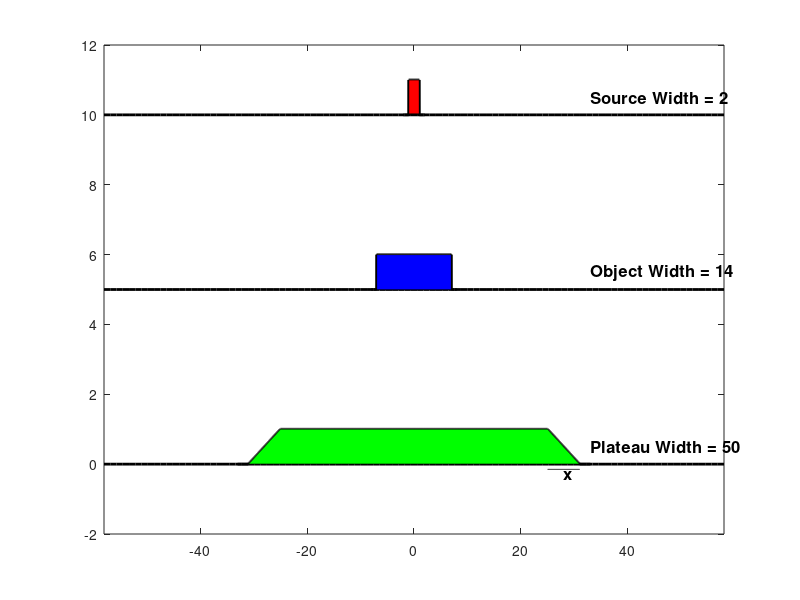

MATLAB code for this plot:
%Escape Room problem Xray
clear; clc; close all;

    WidthS1=floor(rand(1)*3)+1;
    WidthO1=floor(rand(1)*8)+8;

    M=round(rand(1)*5)+2;
    m=M-1;
    WidthS=WidthS1*m;
    WidthO=WidthO1*M;
    dx=.01;
    x=[-WidthO/2-1:dx:WidthO/2+1];
    x2=[-WidthS/2-1:dx:WidthS/2+1];

    ind=find(abs(x2)<WidthS/2);
    ind2=find(abs(x)<WidthO/2);

    S=zeros(size(x2));
    O=zeros(size(x));
    S(ind)=1;
    O(ind2)=1;

    xs=[-WidthS1/2-1:dx:WidthS1/2+1];
    xo=[-WidthO1/2-1:dx:WidthO1/2+1];
    ind2=find(abs(xs)<WidthS1/2);
    ind3=find(abs(xo)<WidthO1/2);

    Source=zeros(size(xs));
    Object=zeros(size(xo));
    Source(ind2)=1;
    Object(ind3)=1;

    Result=conv(S,O);
    xRes=[x(1)+x2(1):dx:x(end)+x2(end)];

    horzlinex = linspace(min(xRes)-25, max(xRes) + 25, 100);

    Plateau = WidthO - WidthS;

%     axes(ax); % Only needed if you have multiple axes.
%     cla
    figure(1); clf;
    subplot(1,1,1);
    plot(xs, Source./max(Source) + 10, 'k-', 'LineWidth', 2)
    hold on
    x2 = [xs, fliplr(xs)];
    inBetween = [Source./max(Source) + 10, fliplr(10.*ones(1,length(xs)))];
    fill(x2, inBetween, 'r');
    plot(horzlinex, zeros(1,100)+10, 'k-', 'LineWidth', 2);
    text(max(xRes),10.5,sprintf('Source Width = %.1d', WidthS1), 'FontSize', 12, 'FontWeight', 'Bold')

    plot(xo, Object./max(Object) + 5, 'k-', 'LineWidth', 2)
    plot(horzlinex, zeros(1,100)+5, 'k-', 'LineWidth', 2);
    text(max(xRes),5.5,sprintf('Object Width = %.1d', WidthO1), 'FontSize', 12, 'FontWeight', 'Bold')

    x3 = [xo, fliplr(xo)];
    inBetween2 = [Object./max(Object) + 5, fliplr(5.*ones(1,length(xo)))];
    fill(x3, inBetween2, 'b');

    plot(xRes, Result./max(Result), 'k-', 'LineWidth', 2)
    plot(horzlinex, zeros(1,100), 'k-', 'LineWidth', 2);
    text(max(xRes),0.5,sprintf('Plateau Width = %.1d', Plateau), 'FontSize', 12, 'FontWeight', 'Bold')
    plot(linspace(Plateau/2, Plateau/2+WidthS, 100), zeros(1,100)-0.15, 'k-');
    text(mean([Plateau/2 Plateau/2+WidthS]),-0.3,'x', 'FontSize', 12, 'FontWeight', 'Bold')
    x4 = [xRes, fliplr(xRes)];
    inBetween3 = [Result./max(Result), fliplr(zeros(1,length(xRes)))];
    fill(x4, inBetween3, 'g');
    hold off

    xlim([min(xRes)-25 max(xRes)+25]);
    %axis off